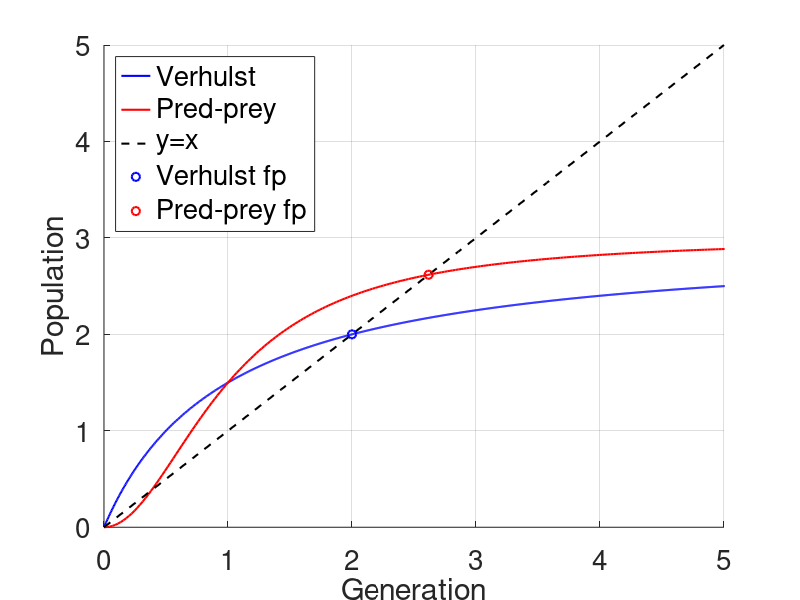
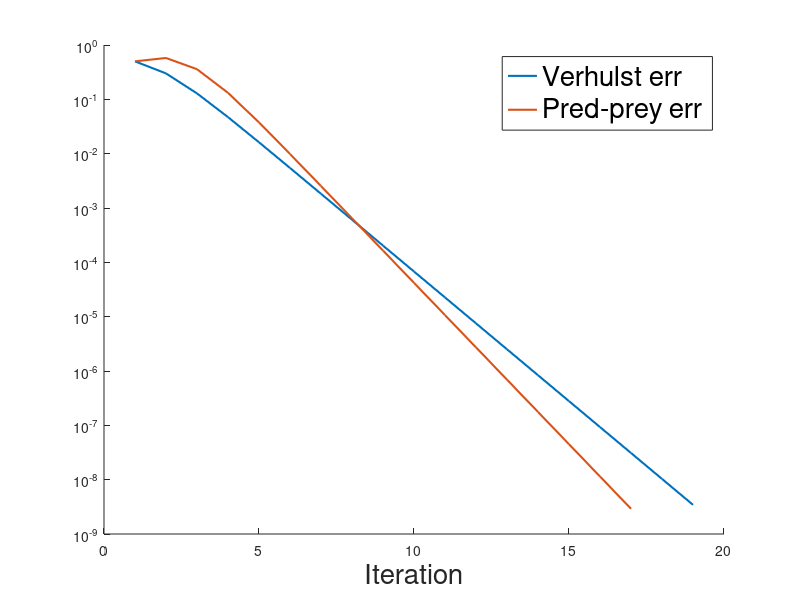

The MATLAB source for these figures, in order:
function ex2_9()
	%{

	This function implements example 2.9 on page 61 of our book.
	We consider two different models of population dynamics, and
	we apply a fixed point iteration to determine the equilibrium
	populations. See also Problem 2.4 on page 42.

	Key observations:
		(1) A fixed point iteration succesfully finds at least one
			equilibrium population for each model.
		(2) Convergence to these fixed points is linear. This is
			consistent with our convergence theory.
		(3) Not all equilibrium populations can be found with a fixed
			point iteration. This is explained again by the theory.

	%}

  ##
	close all;

	global r K
	r = 3; K = 1;

	% Let's see what our iteration functions look like.
	figure(1)
	hold on; grid on;
	fplot(@(x) phiV(x),[0,10],'b','LineWidth',1.5);
	fplot(@(x) phiP(x),[0,10],'r','LineWidth',1.5);
	fplot(@(x) x, [0,5],'k--','LineWidth',1.5);
	legend('Verhulst','Predator-Prey','y=x','FontSize',20,'location','northwest');
	xlabel('Generation','FontSize',20);
	ylabel('Population','FontSize',20);
	set(gca,'FontSize',20);
	figure(1)
##
	% pause()

	maxiters = 100; tol = 1e-8; err = 1; iters = 0;
	v_err = []; p_err = [];

	% initial guesses
	x_v = 1;
	x_p = x_v;

	% Verhulst model
	while iters < maxiters && err > tol
		oldx = x_v;
		x_v = phiV(x_v);
		err = abs(x_v-oldx);
		v_err = [v_err err];
		iters += 1;
	end
	v_iters = [1:iters]; iters = 0; err = 1;

	% Predator-prey model
	while iters < maxiters && err > tol
		oldx = x_p;
		x_p = phiP(x_p);
		err = abs(x_p - oldx);
		p_err = [p_err err];
		iters += 1;
	end
	p_iters = [1:iters];

	figure(1)
	plot(x_v,phiV(x_v),'bo','LineWidth',1.5);
	plot(x_p,phiP(x_p),'ro','LineWidth',1.5);
	legend('Verhulst','Pred-prey','y=x','Verhulst fp','Pred-prey fp','FontSize',20,'location','northwest');


	figure(2)
	hold on
	semilogy(v_iters,v_err,'LineWidth',1.5);
	semilogy(p_iters,p_err,'LineWidth',1.5);
	legend('Verhulst err','Pred-prey err','fontsize',20)
	xlabel('Iteration','FontSize',20);

	if p_err(end) < tol && v_err(end) < tol
		fprintf('Both solves converged and found Verhulst fixed point %g and Predator-Prey fixed point %g.\n',x_v,x_p);
	end


	% define models
	function out = phiV(x)
		global r K
		out = r*x ./ (1 + x*K);

	function out = phiP(x)
		global r K
		out = r * x.^2 ./ (1 + (x/K).^2);

